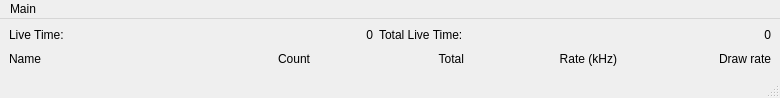
<?xml version="1.0" encoding="UTF-8"?>
<ui version="4.0">
 <class>MainWindow</class>
 <widget class="QMainWindow" name="MainWindow">
  <property name="geometry">
   <rect>
    <x>0</x>
    <y>0</y>
    <width>780</width>
    <height>98</height>
   </rect>
  </property>
  <property name="sizePolicy">
   <sizepolicy hsizetype="Preferred" vsizetype="Maximum">
    <horstretch>0</horstretch>
    <verstretch>0</verstretch>
   </sizepolicy>
  </property>
  <property name="minimumSize">
   <size>
    <width>0</width>
    <height>0</height>
   </size>
  </property>
  <property name="maximumSize">
   <size>
    <width>16777215</width>
    <height>98</height>
   </size>
  </property>
  <property name="windowTitle">
   <string>AnaScaler</string>
  </property>
  <widget class="QWidget" name="centralwidget">
   <property name="sizePolicy">
    <sizepolicy hsizetype="Preferred" vsizetype="Preferred">
     <horstretch>0</horstretch>
     <verstretch>0</verstretch>
    </sizepolicy>
   </property>
   <layout class="QVBoxLayout" name="verticalLayout">
    <item>
     <layout class="QHBoxLayout" name="horizontalLayout">
      <item>
       <widget class="QLabel" name="ltimelabel">
        <property name="sizePolicy">
         <sizepolicy hsizetype="Fixed" vsizetype="Preferred">
          <horstretch>0</horstretch>
          <verstretch>0</verstretch>
         </sizepolicy>
        </property>
        <property name="text">
         <string>Live Time: </string>
        </property>
        <property name="alignment">
         <set>Qt::AlignLeading|Qt::AlignLeft|Qt::AlignTop</set>
        </property>
       </widget>
      </item>
      <item>
       <widget class="QLabel" name="livetime">
        <property name="sizePolicy">
         <sizepolicy hsizetype="Preferred" vsizetype="Preferred">
          <horstretch>0</horstretch>
          <verstretch>0</verstretch>
         </sizepolicy>
        </property>
        <property name="layoutDirection">
         <enum>Qt::LeftToRight</enum>
        </property>
        <property name="text">
         <string>0</string>
        </property>
        <property name="alignment">
         <set>Qt::AlignRight|Qt::AlignTop|Qt::AlignTrailing</set>
        </property>
       </widget>
      </item>
      <item>
       <widget class="QLabel" name="tltimelabel">
        <property name="sizePolicy">
         <sizepolicy hsizetype="Fixed" vsizetype="Preferred">
          <horstretch>0</horstretch>
          <verstretch>0</verstretch>
         </sizepolicy>
        </property>
        <property name="text">
         <string>Total Live Time: </string>
        </property>
        <property name="alignment">
         <set>Qt::AlignLeading|Qt::AlignLeft|Qt::AlignTop</set>
        </property>
       </widget>
      </item>
      <item>
       <widget class="QLabel" name="totallivetime">
        <property name="text">
         <string>0</string>
        </property>
        <property name="alignment">
         <set>Qt::AlignRight|Qt::AlignTop|Qt::AlignTrailing</set>
        </property>
       </widget>
      </item>
     </layout>
    </item>
    <item>
     <layout class="QGridLayout" name="gridLayout">
      <item row="0" column="0">
       <widget class="QLabel" name="namelabel">
        <property name="text">
         <string>Name</string>
        </property>
       </widget>
      </item>
      <item row="0" column="3">
       <widget class="QLabel" name="ratelabel">
        <property name="text">
         <string>Rate (kHz)</string>
        </property>
        <property name="alignment">
         <set>Qt::AlignRight|Qt::AlignTrailing|Qt::AlignVCenter</set>
        </property>
       </widget>
      </item>
      <item row="0" column="4">
       <widget class="QLabel" name="drawlabel">
        <property name="text">
         <string>Draw rate</string>
        </property>
        <property name="alignment">
         <set>Qt::AlignRight|Qt::AlignTrailing|Qt::AlignVCenter</set>
        </property>
       </widget>
      </item>
      <item row="0" column="1">
       <widget class="QLabel" name="countlabel">
        <property name="text">
         <string>Count</string>
        </property>
        <property name="alignment">
         <set>Qt::AlignRight|Qt::AlignTrailing|Qt::AlignVCenter</set>
        </property>
       </widget>
      </item>
      <item row="0" column="2">
       <widget class="QLabel" name="totallabel">
        <property name="text">
         <string>Total</string>
        </property>
        <property name="alignment">
         <set>Qt::AlignRight|Qt::AlignTrailing|Qt::AlignVCenter</set>
        </property>
       </widget>
      </item>
     </layout>
    </item>
   </layout>
  </widget>
  <widget class="QMenuBar" name="menubar">
   <property name="geometry">
    <rect>
     <x>0</x>
     <y>0</y>
     <width>780</width>
     <height>20</height>
    </rect>
   </property>
   <widget class="QMenu" name="mainMenu">
    <property name="title">
     <string>Main</string>
    </property>
    <addaction name="actionSelectScaler"/>
    <addaction name="actionStart"/>
    <addaction name="actionStop"/>
    <addaction name="actionQuit"/>
   </widget>
   <addaction name="mainMenu"/>
  </widget>
  <widget class="QStatusBar" name="statusbar"/>
  <action name="actionSelectScaler">
   <property name="text">
    <string>Select Scaler</string>
   </property>
   <property name="shortcut">
    <string>Ctrl+C</string>
   </property>
  </action>
  <action name="actionQuit">
   <property name="text">
    <string>Quit</string>
   </property>
   <property name="shortcut">
    <string>Ctrl+Q</string>
   </property>
  </action>
  <action name="actionStart">
   <property name="text">
    <string>Start Scaler</string>
   </property>
   <property name="shortcut">
    <string>Ctrl+S</string>
   </property>
  </action>
  <action name="actionStop">
   <property name="text">
    <string>Stop Scaler</string>
   </property>
  </action>
 </widget>
 <resources/>
 <connections/>
</ui>
